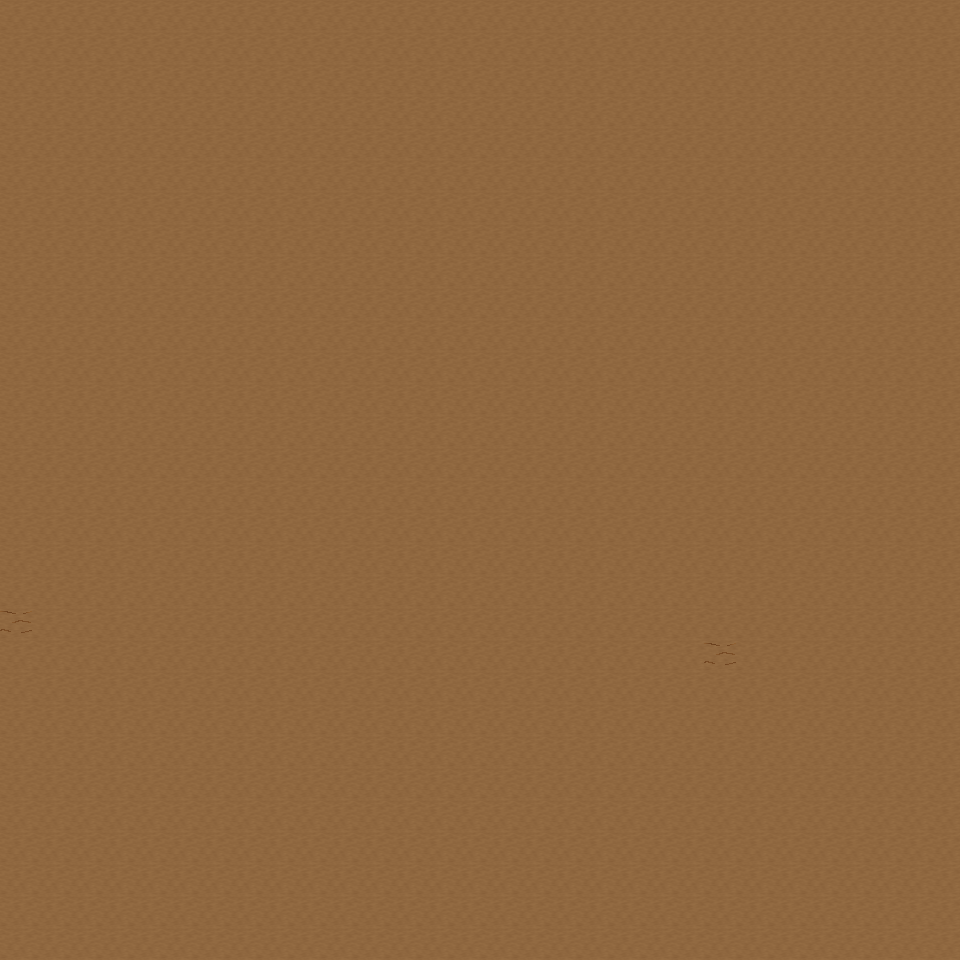

The image is a tile-based game level rendered from a .tmx file. Its description and source (layers, tilesets, objects; grid data summarised) follow:
An orthogonal 30x30 tile map with 32x32 px tiles, 6 tile layers (Ground, Object, Object2, Above, ...), 19 tilesets and 3 objects (3x mapExit).

<map version="1.0" orientation="orthogonal" renderorder="right-down" width="30" height="30" tilewidth="32" tileheight="32" nextobjectid="4">
  <tileset firstgid="1" name="tileset_ground_ground" tilewidth="32" tileheight="32" tilecount="33" columns="3">
    <image source="../drawable/tileset_ground_ground.png" width="96" height="352" />
  </tileset>
  <tileset firstgid="34" name="tileset_ground_ridge_earth_dark" tilewidth="32" tileheight="32" tilecount="96" columns="12">
    <image source="../drawable/tileset_ground_ridge_earth_dark.png" width="384" height="256" />
  </tileset>
  <tileset firstgid="130" name="tileset_ground_rock_pebbles" tilewidth="32" tileheight="32" tilecount="3" columns="1">
    <image source="../drawable/tileset_ground_rock_pebbles.png" width="32" height="96" />
  </tileset>
  <tileset firstgid="133" name="tileset_ground_earth_edges" tilewidth="32" tileheight="32" tilecount="18" columns="6">
    <image source="../drawable/tileset_ground_earth_edges.png" width="192" height="96" />
  </tileset>
  <tileset firstgid="151" name="tileset_plant_leaves" tilewidth="32" tileheight="32" tilecount="8" columns="4">
    <image source="../drawable/tileset_plant_leaves.png" width="128" height="64" />
  </tileset>
  <tileset firstgid="159" name="tileset_plant_flower_daisy_yellow" tilewidth="32" tileheight="32" tilecount="8" columns="2">
    <image source="../drawable/tileset_plant_flower_daisy_yellow.png" width="64" height="128" />
  </tileset>
  <tileset firstgid="167" name="tileset_plant_grasses" tilewidth="32" tileheight="32" tilecount="6" columns="3">
    <image source="../drawable/tileset_plant_grasses.png" width="96" height="64" />
  </tileset>
  <tileset firstgid="173" name="tileset_ground_cobbled_paving" tilewidth="32" tileheight="32" tilecount="1" columns="1">
    <image source="../drawable/tileset_ground_cobbled_paving.png" width="32" height="32" />
  </tileset>
  <tileset firstgid="174" name="tileset_plant_flower_daisy_white" tilewidth="32" tileheight="32" tilecount="8" columns="2">
    <image source="../drawable/tileset_plant_flower_daisy_white.png" width="64" height="128" />
  </tileset>
  <tileset firstgid="182" name="tileset_plant_flower_daisy_red" tilewidth="32" tileheight="32" tilecount="8" columns="2">
    <image source="../drawable/tileset_plant_flower_daisy_red.png" width="64" height="128" />
  </tileset>
  <tileset firstgid="190" name="tileset_logic_collision" tilewidth="32" tileheight="32" tilecount="1" columns="1">
    <image source="../drawable/tileset_logic_collision.png" width="32" height="32" />
  </tileset>
  <tileset firstgid="191" name="tileset_logic_creature_sheepman" tilewidth="32" tileheight="32" tilecount="4" columns="4">
    <image source="../drawable/tileset_logic_creature_sheepman.png" width="128" height="32" />
  </tileset>
  <tileset firstgid="195" name="tileset_object_tan_tent" tilewidth="32" tileheight="32" tilecount="25" columns="5">
    <image source="../drawable/tileset_object_tan_tent.png" width="160" height="160" />
  </tileset>
  <tileset firstgid="220" name="tileset_item_campfires" tilewidth="32" tileheight="32" tilecount="2" columns="2">
    <image source="../drawable/tileset_item_campfires.png" width="64" height="32" />
  </tileset>
  <tileset firstgid="222" name="tileset_plant_tree_dead_tree_4" tilewidth="32" tileheight="32" tilecount="20" columns="4">
    <image source="../drawable/tileset_plant_tree_dead_tree_4.png" width="128" height="160" />
  </tileset>
  <tileset firstgid="242" name="tileset_plant_tree_fall_trees" tilewidth="32" tileheight="32" tilecount="40" columns="8">
    <image source="../drawable/tileset_plant_tree_fall_trees.png" width="256" height="160" />
  </tileset>
  <tileset firstgid="282" name="tileset_object_well_hoist" tilewidth="32" tileheight="32" tilecount="9" columns="3">
    <image source="../drawable/tileset_object_well_hoist.png" width="96" height="96" />
  </tileset>
  <tileset firstgid="291" name="tileset_logic_creature_mutant" tilewidth="32" tileheight="32" tilecount="7" columns="7">
    <image source="../drawable/tileset_logic_creature_mutant.png" width="224" height="32" />
  </tileset>
  <tileset firstgid="298" name="tileset_ground_grass_edges" tilewidth="32" tileheight="32" tilecount="36" columns="12">
    <image source="../drawable/tileset_ground_grass_edges.png" width="384" height="96" />
  </tileset>
  <layer name="Ground" width="30" height="30">
    <data>[900 cells, 900 non-empty, 1 distinct tile ids]</data>
  </layer>
  <layer name="Object" width="30" height="30">
    <data>[900 cells, 2 non-empty, 1 distinct tile ids]</data>
  </layer>
  <layer name="Object2" width="30" height="30">
    <data>[900 cells, 0 non-empty, 0 distinct tile ids]</data>
  </layer>
  <layer name="Above" width="30" height="30">
    <data>[900 cells, 0 non-empty, 0 distinct tile ids]</data>
  </layer>
  <layer name="Above2" width="30" height="30">
    <data>[900 cells, 0 non-empty, 0 distinct tile ids]</data>
  </layer>
  <layer name="Walkable" width="30" height="30">
    <data>[900 cells, 0 non-empty, 0 distinct tile ids]</data>
  </layer>
  <objectgroup name="MapEvents">
    <object id="1" name="south" type="mapExit" x="0" y="928" width="960" height="32">
      <properties>
        <property name="map" value="level_0_x87_y26" />
        <property name="x" value="0" />
        <property name="y" value="1" />
      </properties>
    </object>
    <object id="2" name="west" type="mapExit" x="0" y="0" width="32" height="960">
      <properties>
        <property name="map" value="level_0_x86_y25" />
        <property name="x" value="28" />
        <property name="y" value="0" />
      </properties>
    </object>
    <object id="3" name="east" type="mapExit" x="928" y="0" width="32" height="960">
      <properties>
        <property name="map" value="level_0_x88_y25" />
        <property name="x" value="1" />
        <property name="y" value="0" />
      </properties>
    </object>
  </objectgroup>
</map>
